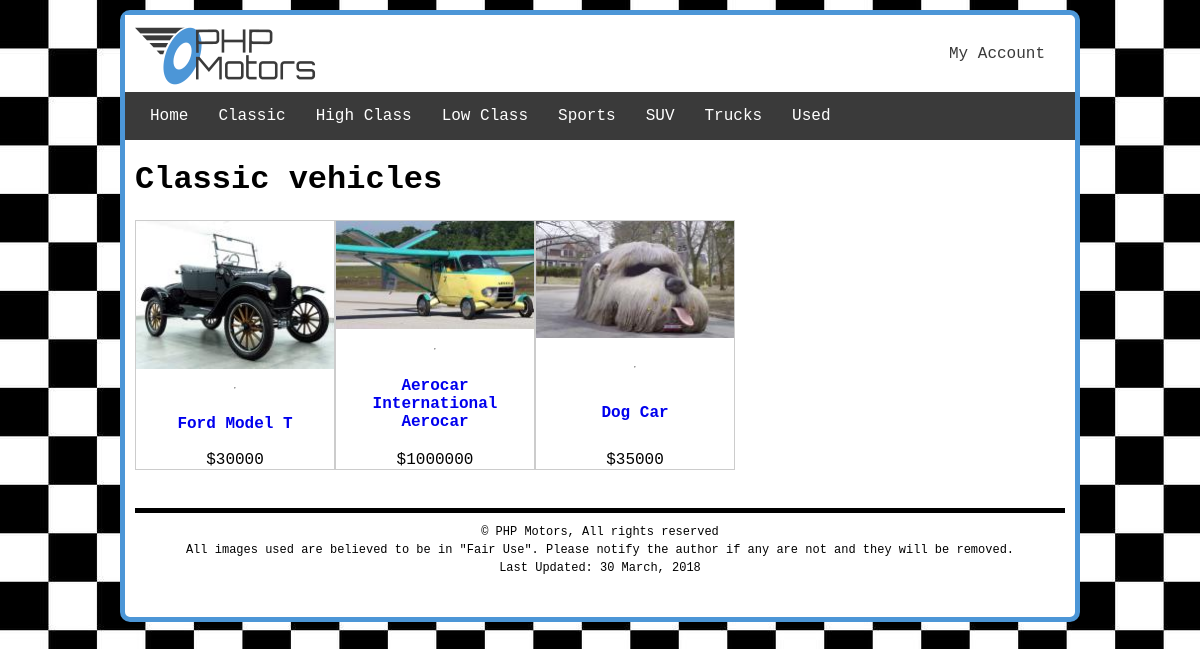
The app's page /vehicles/?action=classification&classificationName=Classic with its own data.
### tables this page shows
CREATE TABLE IF NOT EXISTS `carclassification` (
  `classificationId` int(11) NOT NULL AUTO_INCREMENT,
  `classificationName` varchar(30) NOT NULL,
  PRIMARY KEY (`classificationId`)
);

CREATE TABLE IF NOT EXISTS `images` (
  `imgId` int(11) NOT NULL AUTO_INCREMENT,
  `invId` int(11) NOT NULL,
  `imgName` varchar(100) NOT NULL,
  `imgPath` varchar(150) NOT NULL,
  `imgDate` timestamp NOT NULL DEFAULT current_timestamp(),
  `imgPrimary` tinyint(1) NOT NULL DEFAULT 0,
  PRIMARY KEY (`imgId`),
  KEY `FK__inventory` (`invId`)
);

CREATE TABLE IF NOT EXISTS `inventory` (
  `invId` int(11) NOT NULL AUTO_INCREMENT,
  `invMake` varchar(30) NOT NULL,
  `invModel` varchar(30) NOT NULL,
  `invDescription` text DEFAULT NULL,
  `invImage` varchar(50) NOT NULL,
  `invThumbnail` varchar(50) NOT NULL,
  `invPrice` decimal(10,0) NOT NULL,
  `invStock` smallint(6) NOT NULL,
  `invColor` varchar(20) NOT NULL,
  `classificationId` int(11) NOT NULL,
  PRIMARY KEY (`invId`),
  KEY `classificationId` (`classificationId`),
  CONSTRAINT `inventory_ibfk_1` FOREIGN KEY (`classificationId`) REFERENCES `carclassification` (`classificationId`)
);

### model/main-model.php (called while the page is built, shortened)
<?php
function getClassifications()
{
    $db = phpmotorsConnect();
    $sql = 'SELECT classificationName FROM carclassification ORDER BY classificationName ASC';
    $stmt = $db->prepare($sql);
    $stmt->execute();
    $classifications = $stmt->fetchAll();
    return $classifications;
}

### model/vehicles-model.php (called while the page is built, shortened)
<?php
function getVehiclesByClassification($classificationName)
{
    $db = phpmotorsConnect();
    $sql = 'SELECT inv.invId, inv.invMake, inv.invModel, inv.invDescription, img.imgPath AS invThumbnail, inv.invPrice, inv.invStock, inv.invColor, inv.classificationId
    FROM inventory inv
    LEFT JOIN images img ON img.invId = inv.invId AND img.imgName LIKE \'%-TN.%\' AND img.imgPrimary = 1
    WHERE inv.classificationId IN (
        SELECT classificationId
        FROM carclassification
        WHERE classificationName = :classificationName
        )';
    $stmt = $db->prepare($sql);
    $stmt->bindValue(':classificationName', $classificationName, PDO::PARAM_STR);
    $stmt->execute();
    $vehicles = $stmt->fetchAll(PDO::FETCH_ASSOC);
    return $vehicles;
}

### library/functions.php (the view, shortened to what this page needs)
<?php
function buildNavigation($carclassifications)
{
    $navList = "<a href='/phpmotors/' class='nav-item' title='View the PHP Motors home page'>Home</a>";
    foreach ($carclassifications as $classification) {
        $navList .= "<a class='nav-item' href='/phpmotors/vehicles/?action=classification&classificationName=" . urlencode($classification['classificationName']) . "' title='View our $classification[classificationName] product line'>$classification[classificationName]</a>";
    }
    return $navList;
}
function buildVehiclesDisplay($vehicles)
{
    $dv = '<ul id="inv-display">';
    foreach ($vehicles as $vehicle) {
        $dv .= '<li>';
        $dv .= "<a href='/phpmotors/vehicles/?action=detail&carId=$vehicle[invId]'><img class='car-thumbnail' onerror=\"this.onerror=null; this.src='/phpmotors/assets/images/no-image.png'\" src='$vehicle[invThumbnail]' alt='Image of $vehicle[invMake] $vehicle[invModel] on phpmotors.com'></a>";
        $dv .= '<hr>';
        $dv .= "<h2><a href='/phpmotors/vehicles/?action=detail&carId=$vehicle[invId]'>$vehicle[invMake] $vehicle[invModel]</a></h2>";
        $dv .= "<span>\$$vehicle[invPrice]</span>";
        $dv .= '</li>';
    }
    $dv .= '</ul>';
    return $dv;
}

### assets/css/template.css (style rules this page uses)
body { font-family: 'Courier New', Courier, monospace; background-color: #fff; padding: 0; margin: 0; }
a { text-decoration: none; }
.nav-item { color: white; padding: 15px; }
@media screen and (min-width: 768px) { body { background: url('../images/site/small_check.jpg'); } }

### assets/css/classification.css (style rules this page uses)
html { box-sizing: border-box; }
*, *:before, *:after { box-sizing: inherit; }
.car-thumbnail { max-width: 200px; }
#inv-display { margin: 0; padding: 0; display: flex; flex-direction: column; }
#inv-display li { margin-bottom: 0.5em; border: 1px #ccc solid; list-style-type: none; flex: 1 1 auto; }
#inv-display li img { max-width: 100%; }
@media screen and (min-width: 768px) { #inv-display { flex-flow: row wrap; justify-content: flex-start; } }
@media screen and (min-width: 768px) { #inv-display h2 { font-size: 1rem; } }
@media screen and (min-width: 768px) { #inv-display li { max-width: 200px; flex: 1 0 auto; text-align: center; height: 250px; display: flex; flex-direction: column; justify-content: space-between; } }

### records on screen
carclassification: classificationName "Classic"
carclassification: classificationName "High Class"
carclassification: classificationName "Low Class"
carclassification: classificationName "Sports"
carclassification: classificationName "SUV"
carclassification: classificationName "Trucks"
carclassification: classificationName "Used"
images: imgPath (picture), invId.invMake "Ford", invId.invModel "Model T", invId.invPrice "30000"
images: imgPath (picture), invId.invMake "Aerocar International", invId.invModel "Aerocar", invId.invPrice "1000000"
images: imgPath (picture), invId.invMake "Dog", invId.invModel "Car", invId.invPrice "35000"

### other values on screen
$classificationName "Classic"
